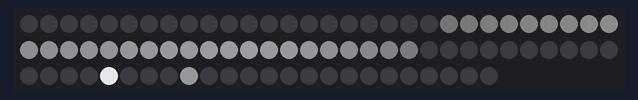
A sketch run on a simulated Arduino Uno, built with avr-gcc and run on an emulated ATmega328P. On the bench: 84 RGB LEDs in strip order, left to right, continuing on the next row. Dim RGB values are drawn brighter than linear; random numbers use the default seed unless the sketch sets one.

Above: at 3.23 s.

The sketch:

Storm.ino
```cpp
// Lighting for Storm by Mike Beck
// Set background lighting level
// Simulate lightining flashes in 3 locations
// Each flash location has a width and direction
// Flash brightness is defined by an array at three points across flash width
// So each flash is created by three LEDs separated by'flash_width_dir'
// Each of the three LEDs follows a brightness array
// The three flash locations use the same brightness arrays but at different dimming level
// and different direction and different separation between the three LEDs.
// Code clean-up 10/26/17
// top right=17; right bottom=41; bottom left=59; left top=83

/////////////////////////  NOTES FROM CLEAN-UP   ///////////////
//   Try these out on Storm before art show
//   Might be better to have some light inbetween the three LEDs involved in each flash
//
///////////////////////////////////////////////////////////////

/////  Includes  /////
#include <FastLED.h>

/////  Defines  /////
#define LED_PIN     A0
#define NUM_LEDS    84   //  led string length
# define FLASH_TIME_TICKS 30  // length of flash brightness variation array
# define NUM_FLASHES 3
# define FLASH_TRACK 3   // number of points across flash width where brightness is defined

// used for setup
#define COLOR_ORDER GRB
#define CHIPSET     WS2812
#define CORRECTION  TypicalLEDStrip
#define BRIGHTNESS  255 // dims brightness of entire LED string (255 = no dimming)

/////  Global Variables  /////
CRGB leds[NUM_LEDS];  // Array for LED color values
uint8_t bright = BRIGHTNESS;

//  parameters for flashes
uint8_t flash_location[NUM_FLASHES]={1,46,72}; // lowest LED location in flash
int8_t flash_width_dir[NUM_FLASHES]={3,2,-4}; // space between flashTrack LEDs
uint8_t flash_time_stretch[NUM_FLASHES]={70,50,100}; // time between flash update
uint8_t flash_dimming[NUM_FLASHES]={255,70,180}; // adjusts relative brightness of flash
uint8_t flash_bright[FLASH_TRACK][FLASH_TIME_TICKS]={  // Brightness pattern of three points
//  1    2    3    4    5    6    7    8    9    10    // across width of flash
  {255, 255, 255,   0,   0, 128, 128, 255, 255,  255,
   255, 128, 128,  64,  64,  64,  32,  32,  32,   32,
     0,   0,   0,   0,   0,   0,   0,   0,   0,    0},
  {128, 128, 255, 255, 255, 255, 128, 128,  64,   64,
   255, 255, 255, 255, 128, 128, 128,  64,  64,   64,
    32,  32,  32,  20,  18,  16,  14,  12,   5,    0},
  { 32,  32,  32,  64,  64, 128,   0,   0,  32,   32,
    64,  64, 128, 128, 255, 255, 255, 255,  64,   64,
   255, 255, 255, 128, 128, 128,  64,  64,  32,   32}};
CRGB bg[NUM_FLASHES][FLASH_TRACK];    // place to save background colors

/////  Functions  /////
// We will need to reset background after a flash so get and save background
void get_background(){
  // call once after background is set
  // will save background to global variable bg
  for (int i = 0; i < NUM_FLASHES; i++){
    for(uint8_t k = 0; k < FLASH_TRACK; k++){
       bg[i][k] = leds[flash_location[i]+k*flash_width_dir[i]];
       }
    }
  }   // end get_background()

void drawFlash(int i){
  for(uint8_t l = 0; l < FLASH_TIME_TICKS; l++){
    for(uint8_t k = 0; k < FLASH_TRACK; k++){
      uint8_t b = flash_bright[k][l];
      leds[flash_location[i]+k*flash_width_dir[i]]= CRGB(b,b,b).nscale8(flash_dimming[i]);
      }
    FastLED.show();
    FastLED.delay(flash_time_stretch[i]);
    }
  for(uint8_t k = 0; k < FLASH_TRACK; k++){  // at end of flash replace background
    leds[flash_location[i]+k*flash_width_dir[i]]= bg[i][k];
    }
  FastLED.show();
  }   // end drawFlash()

/////  Setup /////
void setup() {
  delay( 1000 ); // power-up safety delay
  Serial.begin(9600);
  FastLED.addLeds<CHIPSET, LED_PIN, COLOR_ORDER>(leds, NUM_LEDS).setCorrection( CORRECTION );
  FastLED.setBrightness( bright );  // can set overall brightness dimming amount;
  FastLED.setDither( 1 );  //  0 = disable temporal dithering
  random16_add_entropy (10000);  // set random seed for random number generator
// set background leds
  fill_gradient_RGB(leds, 0, CRGB(0,0,0), 19, CRGB(0,0,0));
  fill_gradient_RGB(leds, 20, CRGB(0,0,0), 41, CRGB(30,30,30));
  fill_gradient_RGB(leds, 41, CRGB(30,30,30), 50, CRGB(0,0,0));
  fill_gradient_RGB(leds, 51, CRGB(0,0,0), NUM_LEDS-1, CRGB(0,0,0));
  FastLED.show();
  get_background();
  }

/////  Main Loop  /////
void loop() {
// random where lighting will strike (0 = top of cloud, 1 = lower right, 2 = left side)
  uint8_t i = 0;
  uint8_t s =  random8(255);
  if (s < 50){   // probability 50/255 flash at top of cloud
    i = 0;
    }
  else if (s < 165){
    i = 1;
    }
  else {
    i = 2;
    }
  drawFlash(i);

// random delay to next flash
  s =  random8(255);
  int del = 200 + (40 * s);  // delay between 0.2 and 10.4 seconds
  FastLED.delay(del);
  }   //  end of main loop
```
